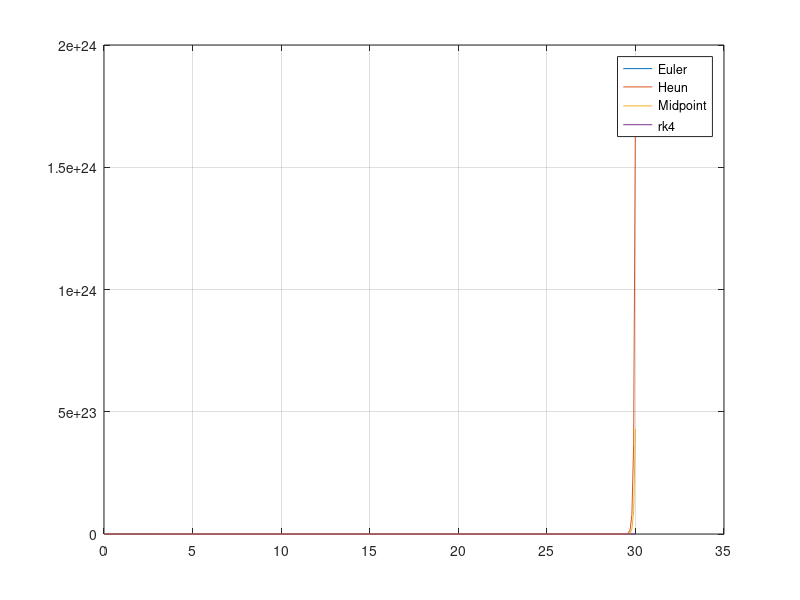

Source code (MATLAB):
%1490804 Lab5

function main()
%% Question 1a

    f=@(x,y)( (1-(4/3)*x)*y  );
    x0 = 0;
    y0 = 1;
    xf = 3;
    
    N  = 10;
    [x,y] = Euler(f,x0,y0,N,xf);
    plot(x,y); grid on; hold on
    
    N  = 50;
    [x,y] = Euler(f,x0,y0,N,xf);
    plot(x,y); grid on; hold on
    
    N  = 100;
    [x,y] = Euler(f,x0,y0,N,xf);
    plot(x,y); grid on; 
  
    legend('N=10','N=50', 'N=100');
    hold off;

%% Question 1b


    f=@(x,y)( (1-(4/3)*x)*y  );
    x0 = 0;
    y0 = 1;
    xf = 3;
    N  = 300;
    
    [x,y] = Euler(f,x0,y0,N,xf);
    plot(x,y); grid on; hold on
    
    [x,y] = Heun(f,x0,y0,N,xf);
    plot(x,y); grid on; hold on

    [x,y] = Midpoint(f,x0,y0,N,xf);
    plot(x,y); grid on; hold on
    
    [x,y] = rk4(f,x0,y0,N,xf);
    plot(x,y); grid on;
    
    legend('Euler','Heun', 'Midpoint','rk4'); 
    hold off;

%% Question 3 
    

%% Question 4 



end

% Euler’s Method for solving initial value problems for an ordinary differential equation
function [x,y] = Euler(f,x0,y0,N,xf)
    
    h = (3-0)/N;
    x = zeros(size(N+1)); 
    y = zeros(size(N+1)); 
    
    x(1) = x0;
    y(1) = y0;
    
    for i=1:N
        x(i+1) = x(i) + h;
        y(i+1) = y(i)+ h*f(x(i), y(i)); 
    end
    %plot(x,y); grid on;
    
end

% improved Euler’s Method for solving initial value problems for an ordinary differential equation
function [x,y] = Heun(f,x0,y0,N,xf)
    h = 0.1;
    x = zeros(size(N+1)); 
    y = zeros(size(N+1)); 
    
    x(1) = x0;
    y(1) = y0;
    
    for i=1:N
        x(i+1) = x(i) + h;
        y(i+1) = y(i)+ 0.5*h*( f(x(i),y(i)) + f(x(i)+h,y(i)+h*f(x(i),y(i))) ); 
    end
    %plot(x,y); grid on;
end

% Midpoint Method for solving initial value problems for an ordinary differential equation
function [x,y] = Midpoint(f,x0,y0,N,xf)
    h = 0.1;
    x = zeros(size(N+1)); 
    y = zeros(size(N+1)); 
    
    x(1) = x0;
    y(1) = y0;
    
    for i=1:N
        x(i+1) = x(i) + h;
        y(i+1) = y(i)+ h*f(x(i)+0.5*h, y(i)+0.5*h*f(x(i),y(i))); 
    end
    %plot(x,y); grid on;
end

% Runge-Kutta 4th order Method for solving initial value problems for an ordinary differential equation

function [x,y] = rk4(f,x0,y0,N,xf)
    h = 0.1;
    x = zeros(size(N+1)); 
    y = zeros(size(N+1)); 
    
    x(1) = x0;
    y(1) = y0;
    
    for i=1:N
        x(i+1) = x(i) + h;
        k1 = h*f(x(i),y(i));
        k2 = h*f(x(i)+0.5*h ,y(i)+0.5*k1);
        k3 = h*f(x(i)+0.5*h, y(i)+0.5*k2);
        k4 = h*f(x(i)+h, y(i)+k3);
        y(i+1) = y(i)+ (1/6)*( k1 + 2*k2 + 2*k3 + k4); 
    end
    %plot(x,y); grid on;
end

